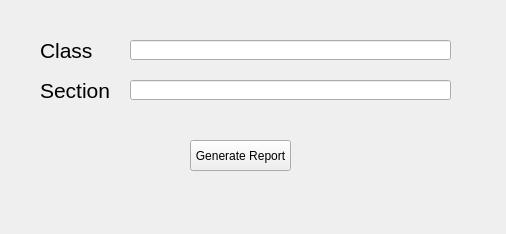
<?xml version="1.0" encoding="UTF-8"?>
<ui version="4.0">
 <class>GenerateReportWindow</class>
 <widget class="QMainWindow" name="GenerateReportWindow">
  <property name="geometry">
   <rect>
    <x>0</x>
    <y>0</y>
    <width>506</width>
    <height>234</height>
   </rect>
  </property>
  <property name="maximumSize">
   <size>
    <width>506</width>
    <height>234</height>
   </size>
  </property>
  <property name="windowTitle">
   <string>GenerateReport</string>
  </property>
  <widget class="QWidget" name="centralwidget">
   <widget class="QLabel" name="label">
    <property name="geometry">
     <rect>
      <x>40</x>
      <y>30</y>
      <width>71</width>
      <height>41</height>
     </rect>
    </property>
    <property name="font">
     <font>
      <family>MS UI Gothic</family>
      <pointsize>16</pointsize>
     </font>
    </property>
    <property name="text">
     <string>Class</string>
    </property>
   </widget>
   <widget class="QLineEdit" name="clss">
    <property name="geometry">
     <rect>
      <x>130</x>
      <y>40</y>
      <width>321</width>
      <height>20</height>
     </rect>
    </property>
   </widget>
   <widget class="QLabel" name="label_2">
    <property name="geometry">
     <rect>
      <x>40</x>
      <y>70</y>
      <width>71</width>
      <height>41</height>
     </rect>
    </property>
    <property name="font">
     <font>
      <family>MS UI Gothic</family>
      <pointsize>16</pointsize>
     </font>
    </property>
    <property name="text">
     <string>Section</string>
    </property>
   </widget>
   <widget class="QLineEdit" name="section">
    <property name="geometry">
     <rect>
      <x>130</x>
      <y>80</y>
      <width>321</width>
      <height>20</height>
     </rect>
    </property>
   </widget>
   <widget class="QPushButton" name="rptBtn">
    <property name="geometry">
     <rect>
      <x>190</x>
      <y>140</y>
      <width>101</width>
      <height>31</height>
     </rect>
    </property>
    <property name="text">
     <string>Generate Report</string>
    </property>
   </widget>
  </widget>
 </widget>
 <resources/>
 <connections/>
</ui>
